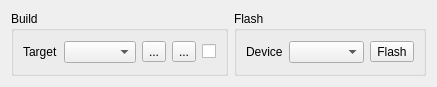
<?xml version="1.0" encoding="UTF-8"?>
<ui version="4.0">
 <class>Build</class>
 <widget class="QWidget" name="Build">
  <property name="geometry">
   <rect>
    <x>0</x>
    <y>0</y>
    <width>437</width>
    <height>87</height>
   </rect>
  </property>
  <property name="windowTitle">
   <string>Form</string>
  </property>
  <layout class="QHBoxLayout" name="horizontalLayout">
   <item>
    <widget class="QGroupBox" name="groupBox">
     <property name="title">
      <string>Build</string>
     </property>
     <layout class="QHBoxLayout" name="horizontalLayout_2">
      <item>
       <widget class="QLabel" name="label_14">
        <property name="sizePolicy">
         <sizepolicy hsizetype="Fixed" vsizetype="Preferred">
          <horstretch>0</horstretch>
          <verstretch>0</verstretch>
         </sizepolicy>
        </property>
        <property name="text">
         <string>Target</string>
        </property>
       </widget>
      </item>
      <item>
       <widget class="QComboBox" name="target_combo">
        <property name="currentText">
         <string/>
        </property>
        <property name="duplicatesEnabled">
         <bool>false</bool>
        </property>
       </widget>
      </item>
      <item>
       <widget class="QToolButton" name="clean_button">
        <property name="toolTip">
         <string>Clean</string>
        </property>
        <property name="text">
         <string>...</string>
        </property>
        <property name="icon">
         <iconset theme="edit-clear">
          <normaloff>.</normaloff>.</iconset>
        </property>
       </widget>
      </item>
      <item>
       <widget class="QToolButton" name="build_button">
        <property name="toolTip">
         <string>Build</string>
        </property>
        <property name="text">
         <string>...</string>
        </property>
        <property name="icon">
         <iconset theme="system-run">
          <normaloff>.</normaloff>.</iconset>
        </property>
        <property name="toolButtonStyle">
         <enum>Qt::ToolButtonIconOnly</enum>
        </property>
       </widget>
      </item>
      <item>
       <widget class="QCheckBox" name="print_config_checkbox">
        <property name="sizePolicy">
         <sizepolicy hsizetype="Fixed" vsizetype="Fixed">
          <horstretch>0</horstretch>
          <verstretch>0</verstretch>
         </sizepolicy>
        </property>
        <property name="toolTip">
         <string>print config at build time</string>
        </property>
        <property name="text">
         <string/>
        </property>
       </widget>
      </item>
     </layout>
    </widget>
   </item>
   <item>
    <widget class="QGroupBox" name="groupBox_2">
     <property name="title">
      <string>Flash</string>
     </property>
     <layout class="QHBoxLayout" name="horizontalLayout_3">
      <item>
       <widget class="QLabel" name="label_15">
        <property name="sizePolicy">
         <sizepolicy hsizetype="Fixed" vsizetype="Preferred">
          <horstretch>0</horstretch>
          <verstretch>0</verstretch>
         </sizepolicy>
        </property>
        <property name="text">
         <string>Device</string>
        </property>
       </widget>
      </item>
      <item>
       <widget class="QComboBox" name="device_combo"/>
      </item>
      <item>
       <widget class="QToolButton" name="flash_button">
        <property name="toolTip">
         <string>Upload</string>
        </property>
        <property name="text">
         <string>Flash</string>
        </property>
        <property name="icon">
         <iconset theme="emblem-downloads">
          <normaloff>.</normaloff>.</iconset>
        </property>
       </widget>
      </item>
     </layout>
    </widget>
   </item>
  </layout>
 </widget>
 <resources/>
 <connections/>
</ui>
